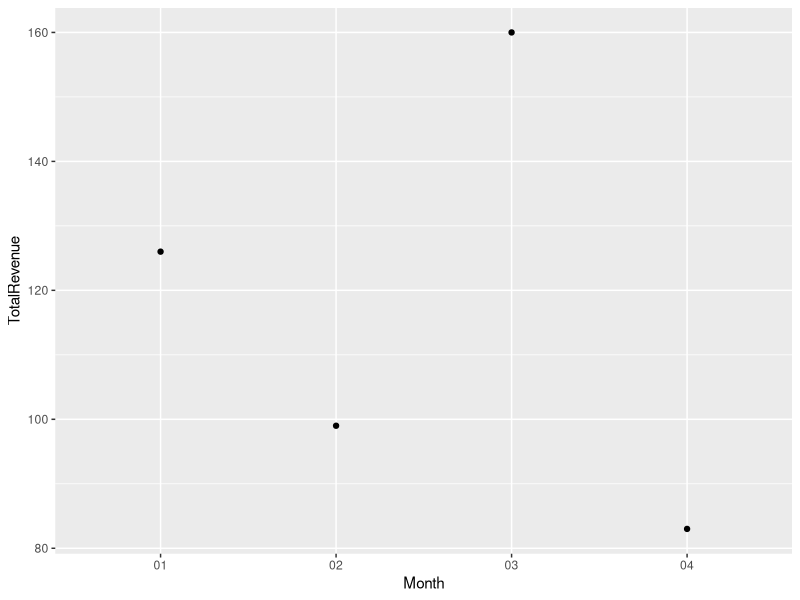

Generate this figure with R:
#Name:Suresh Attaluri
#1 a)

setwd("/Users/suresh/Desktop/Insofe/005_Week/Day 1")
product = read.csv("Product_Purchase_Info.csv",header=T)
product
product$Date<-as.factor(product$Date)
str(product)

#1b)
product$Date<-as.Date(product$Date,"%d-%m-%Y")
product
str(product)

#1c)
product$Month = format(product$Date,'%m')


#1d)
revenue = data.frame(tapply(product$Price,product$Month,sum))
colnames(revenue) = 'TotalRevenue'
revenue$Month = rownames(revenue)
#2
product$Product<-as.factor(product$Product)
price_data = product[,c('Product','Price')]
model = aov(Price~Product,data=price_data)
summary(model)
qf(.95,2,21)
#fvalue is greater than the critical region 3.4668 at 0.05 significance level we can reject the null hypothesis and confirm that the prices vary
qf(.99,2,21)
#fvalue is lesser than the critical region 5.780416 at 0.01 significance level we can accept the null hypothesis and confirm that the prices do not vary

#3

aggregate = product[,c('Product','Month','Price')]
library(reshape2)
dcast(aggregate, Month  ~  Product, value.var = "Price")

#4

library(ggplot2)
revenue$Month<-as.factor(revenue$Month)
str(revenue)
ggplot(revenue,aes(x=Month,y=TotalRevenue))+geom_point()+geom_smooth()

#5

mean(product$Price)
sd(product$Price)
as.numeric(apply(product,2,min)['Price'])-mean(product$Price)
as.numeric(apply(product,2,max)['Price'])-mean(product$Price)
